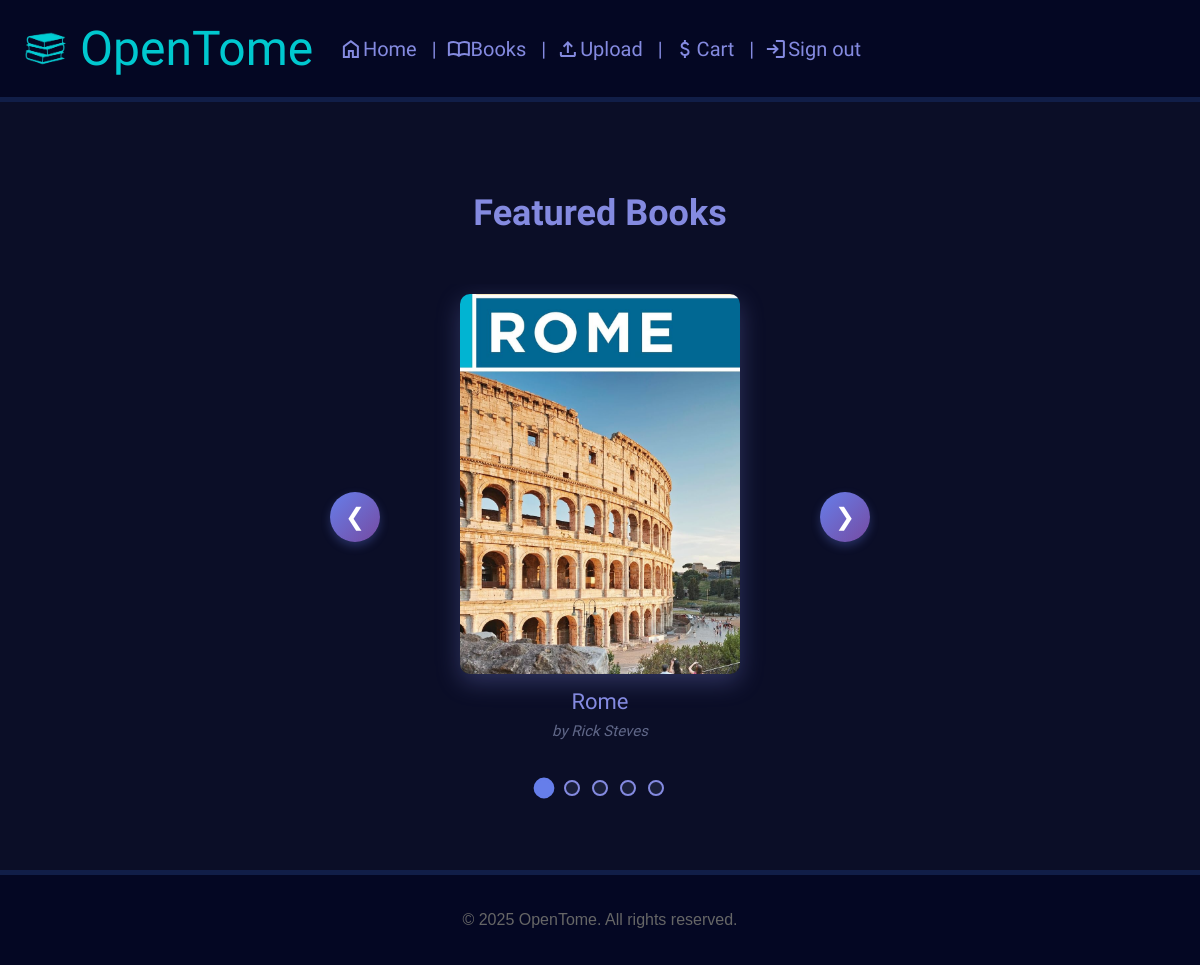
Screenshot of /pages/main.php (signed in) with the database file from the repository.
### tables this page shows
CREATE TABLE `books` (
  `book_id` int(11) NOT NULL,
  `name` varchar(255) NOT NULL,
  `author` varchar(255) DEFAULT NULL,
  `language` varchar(100) DEFAULT NULL,
  `description` text DEFAULT NULL,
  `price` decimal(10,2) DEFAULT NULL,
  `image_path` varchar(255) DEFAULT NULL
);

### pages/main.php (the view, shortened to what this page needs)
<?php
$isLoggedIn = isset($_SESSION['username']);
?>
<!DOCTYPE html>
<html lang="en">
<head>
    <link rel="stylesheet" href="../css/main.css">
</head>
<body>
    <header>
        <div class="logo-container">
            <img src="../assets/images/logoicon.png" alt="Library Logo" class="logo-icon">
            <h1>OpenTome</h1>
        </div>
        <nav>
            <img src="../assets/images/home-svg.svg" alt="Home">
            <a href="main.php">Home</a>
            <img src="../assets/images/books-svg.svg" alt="Books">
            <a href="books.php">Books</a>
            <?php if ($isLoggedIn): ?>
                <img src="../assets/images/upload-svg.svg" alt="Upload">
                <a href="upload.php">Upload</a>
                <img src="../assets/images/purchase-svg.svg" alt="Cart">
                <a href="cart.php">Cart</a>
                <img src="../assets/images/sign_in-svg.svg" alt="Sign out">
                <a href="../scripts/logout_script.php">Sign out</a>
            <?php else: ?>
                <img src="../assets/images/sign_in-svg.svg" alt="Sign in">
                <a href="login.php">Sign in</a>
            <?php endif; ?>
        </nav>
    </header>
<main>
    <?php
    include('../scripts/database_connect.php');
    $carousel_query = "SELECT book_id, name, author, image_path FROM books ORDER BY book_id DESC LIMIT 5";
    $carousel_result = $db->query($carousel_query);
    $carousel_books = [];
    if ($carousel_result && $carousel_result->num_rows > 0) {
        while ($book = $carousel_result->fetch_assoc()) {
            $carousel_books[] = $book;
        }
    }
    ?>
    <div class="carousel-section">
        <h2>Featured Books</h2>
        <div class="carousel-container">
            <button class="carousel-btn prev" onclick="moveCarousel(-1)">&#10094;</button>
            <div class="carousel-wrapper">
                <div class="carousel-track" id="carouselTrack">
                    <?php if (!empty($carousel_books)): ?>
                        <?php foreach ($carousel_books as $book): ?>
                            <div class="carousel-item">
                                <div class="carousel-book" onclick="window.location.href='books.php'">
                                    <?php if ($book['image_path']): ?>
                                        <img src="<?php echo htmlspecialchars($book['image_path']); ?>" alt="<?php echo htmlspecialchars($book['name']); ?>">
                                    <?php else: ?>
                                        <div class="carousel-no-image">No Image</div>
                                    <?php endif; ?>
                                    <h3><?php echo htmlspecialchars($book['name']); ?></h3>
                                    <p class="carousel-author">by <?php echo htmlspecialchars($book['author']); ?></p>
                                </div>
                            </div>
                        <?php endforeach; ?>
                    <?php else: ?>
                        <div class="carousel-item">
                            <p style="color: #848ae0;">No books available</p>
                        </div>
                    <?php endif; ?>
                </div>
            </div>
            <button class="carousel-btn next" onclick="moveCarousel(1)">&#10095;</button>
        </div>
        <div class="carousel-dots" id="carouselDots"></div>
    </div>
</main>
    <footer>
        <p>&copy; 2025 OpenTome. All rights reserved.</p>
    </footer>
</body>
</html>

### css/main.css (style rules this page uses)
body { font-family: Arial, sans-serif; margin: 0; padding: 0; background-color: #0b0e27; display: grid; grid-template-columns: 1fr; grid-template-rows: auto 1fr auto; min-height: 100vh; }
header { display: flex; align-items: center; justify-content: center; background-color: #040723; color: white; padding: 20px; grid-row: 1; margin-bottom: 20px; border-bottom: 5px solid #111e48; position: relative; }
.logo-container { display: flex; align-items: center; margin-right: auto; }
.logo-icon { height: 50px; margin-right: 10px; }
header h1 { font-family: "Bona Nova SC", serif; font-weight: 400; font-size: 3em; margin: 0; margin-right: auto; color: #00c8cf; }
nav { position: absolute; left: 50%; transform: translateX(-50%); font-size: 0; display: flex; align-items: center; }
nav a, nav img { font-family: "Koh Santepheap", serif; font-weight: 100; font-style: normal; font-size: 20px; text-decoration: none; color: #848ae0; }
nav a:not(:last-child)::after { content: ' | '; margin: 0 10px; }
main { color:white; grid-row: 2; margin: 20px auto; padding: 20px 0; width: 100%; }
main h3 { font-family: "Koh Santepheap", serif; font-weight: 100; font-style: italic; text-align: center; color: #606788; }
footer { text-align: center; padding: 20px; color: #666; background-color: #040723; grid-row: 3; margin-top: 20px; border-top: 5px solid #111e48; }
.carousel-section { padding:0px; max-width: 1000px; margin: 0 auto; }
.carousel-section h2 { font-family: "Bona Nova SC", serif; text-align: center; font-size: 36px; margin-bottom: 50px; color: #848ae0; }
.carousel-container { position: relative; max-width: 600px; margin: 0 auto; display: flex; align-items: center; justify-content: center; gap: 20px; }
.carousel-wrapper { flex: 1; overflow: hidden; border-radius: 10px; max-width: 400px; }
.carousel-track { display: flex; transition: transform 0.5s ease-in-out; }
.carousel-item { min-width: 100%; flex-shrink: 0; display: flex; justify-content: center; }
.carousel-book { text-align: center; padding: 10px; cursor: pointer; }
.carousel-book img { width: 280px; height: 380px; object-fit: cover; border-radius: 10px; box-shadow: 0 8px 25px rgba(132, 138, 224, 0.3); transition: transform 0.3s ease; display: block; margin: 0 auto; }
.carousel-book h3 { font-family: "Bona Nova SC", serif !important; margin: 15px 0 8px 0; font-size: 22px; color: #848ae0; font-weight: 400 !important; font-style: normal !important; }
.carousel-author { font-family: "Koh Santepheap", serif; color: #606788; font-style: italic; font-size: 15px; margin: 0; }
.carousel-btn { background: linear-gradient(135deg, #667eea 0%, #764ba2 100%); color: white; border: none; width: 50px; height: 50px; font-size: 24px; cursor: pointer; border-radius: 50%; transition: all 0.3s ease; flex-shrink: 0; display: flex; align-items: center; justify-content: center; box-shadow: 0 4px 10px rgba(102, 126, 234, 0.3); }
.carousel-dots { text-align: center; padding: 30px 0 10px 0; }

### rows the page displays
books: image_path (picture), name "Rome", author "Rick Steves"
